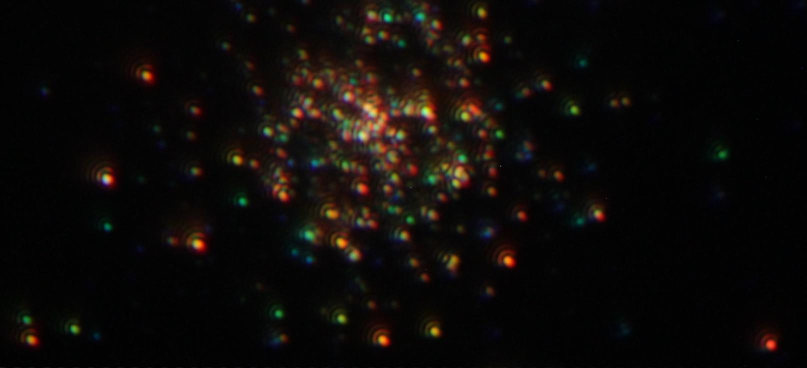
#> input picture Photo/from_user.jpg, 1613 x 736 px (shown at 1/2 size)
$ python comp.py   (older library calls are emulated)
#> lines starting #> are read from the running program, lines starting #| are printed output that depends on the picture; long printed decimals are rounded
#> (reads Photo/tresh_hold.txt from the repository)
### Photo/check.py
import cv2
import sys
import numpy as np
import matplotlib.pyplot as plt
import imageio
import warnings
from sklearn.cluster import KMeans
from matplotlib.colors import LinearSegmentedColormap

warnings.simplefilter("ignore")
a = 1000
b = 500

def detectAndDescribe(image, method=None):
    """
    Compute key points and feature descriptors using an specific method
    """

    assert method is not None, "You need to define a feature detection method. Values are: 'sift', 'surf'"

    # detect and extract features from the image
    if method == 'sift':
        descriptor = cv2.xfeatures2d.SIFT_create()
    elif method == 'surf':
        descriptor = cv2.xfeatures2d.SURF_create()
    elif method == 'brisk':
        descriptor = cv2.BRISK_create()
    elif method == 'orb':
        descriptor = cv2.ORB_create()

    # get keypoints and descriptors
    (kps, features) = descriptor.detectAndCompute(image, None)

    return (kps, features)

def createMatcher(method, crossCheck):
    "Create and return a Matcher Object"

    if method == 'sift' or method == 'surf':
        bf = cv2.BFMatcher(cv2.NORM_L2, crossCheck=crossCheck)
    elif method == 'orb' or method == 'brisk':
        bf = cv2.BFMatcher(cv2.NORM_HAMMING, crossCheck=crossCheck)
    return bf


# [11 lines left out: function matchKeyPointsBF, not called in this run]


def matchKeyPointsKNN(featuresA, featuresB, ratio, method):
    bf = createMatcher(method, crossCheck=False)
    # compute the raw matches and initialize the list of actual matches
    rawMatches = bf.knnMatch(featuresA, featuresB, 2)
    #print("Raw matches (knn):", len(rawMatches))
    matches = []

    # loop over the raw matches
    for m,n in rawMatches:
        # ensure the distance is within a certain ratio of each
        # other (i.e. Lowe's ratio test)
        if m.distance < n.distance * ratio:
            matches.append(m)
    return matches

def getHomography(kpsA, kpsB, featuresA, featuresB, matches, reprojThresh):
    # convert the keypoints to numpy arrays
    kpsA = np.float32([kp.pt for kp in kpsA])
    kpsB = np.float32([kp.pt for kp in kpsB])

    if len(matches) > 4:

        # construct the two sets of points
        ptsA = np.float32([kpsA[m.queryIdx] for m in matches])
        ptsB = np.float32([kpsB[m.trainIdx] for m in matches])

        # estimate the homography between the sets of points
        (H, status) = cv2.findHomography(ptsA, ptsB, cv2.RANSAC,
                                         reprojThresh)

        return (matches, H, status)
    else:
        return None

def read_and_prep(path):  # читаем картинку, решейпим в массив
    global a, b
    img = cv2.imread(path)
    img = cv2.cvtColor(img, cv2.COLOR_BGR2RGB)
    img = cv2.resize(img, (a, b), interpolation=cv2.INTER_AREA)
    img = img.reshape((img.shape[0] * img.shape[1], 3))
    return img


def kmeans(img, clt):  # применяем метод к-средних
    global a, b
    clt.fit(img)
    new_colors = clt.cluster_centers_[clt.predict(img)]
    img_recolored = new_colors.reshape(b, a, 3)
    clrs = list(new_colors)
    imgc = img_recolored.astype('uint8')
    return clrs, imgc, img_recolored


def make_matrix(clrs, imgc):  # создаем матрицу
    colors, cost1 = [], []  # cost1 - костыль, без которого можно обойтись, но пока что код менять лень
    for x1 in clrs:
        x = list(map(int, x1))
        if str(list(x)) not in cost1:
            colors.append(list(x))
            cost1.append(str(list(x)))

    lat = np.empty((b, a), dtype=np.int)
    for i in range(b):
        for j in range(a):
            lat[i, j] = cost1.index(str(list(imgc[i, j])))
    return lat, colors


# [11 lines left out: function show_matrix, not called in this run]


def calc_sim_index(result):  # считаем индекс сходства (на вход получаем массив матриц, выводим массив индексов)
    all_indexes = []
    for i in range(len(result) - 1):
        for j in range(i + 1, len(result)):
            X, Y = result[i], result[j]
            res = [[X[i][j] - Y[i][j] for j in range(len(X[0]))] for i in range(len(X))]
            res = np.array(res)
            # print(res)
            sim_index = np.count_nonzero(res == 0) / (len(X[0]) * len(X))
            # print(sim_index)
            all_indexes.append(sim_index)
    return all_indexes


def main(a, b, n_clusters, file1, file2):
    clt = KMeans(n_clusters=n_clusters, init='k-means++')
    img = read_and_prep(file1)
    clrs, imgc, img_recolored = kmeans(img, clt)
    lat1, colors1 = make_matrix(clrs, imgc)
    img = read_and_prep(file2)
    clrs, imgc, img_recolored = kmeans(img, clt)
    lat2, colors2 = make_matrix(clrs, imgc)
    return calc_sim_index([lat1, lat2])

cv2.ocl.setUseOpenCL(False)
# select the image id (valid |values 1,2,3, or 4)
feature_extractor = 'brisk' # one of 'sift', 'surf', 'brisk', 'orb'
feature_matching = 'knn'


def check(userlabel, label):
#> called with userlabel = './from_user.jpg', label = './from_base.jpg'
    trainImg = imageio.imread(userlabel)
#> trainImg is the input picture: shape (736, 1613, 3); mean R, G, B 13.3, 10.2, 8
    trainImg_gray = cv2.cvtColor(trainImg, cv2.COLOR_RGB2GRAY)

    queryImg = imageio.imread(label)
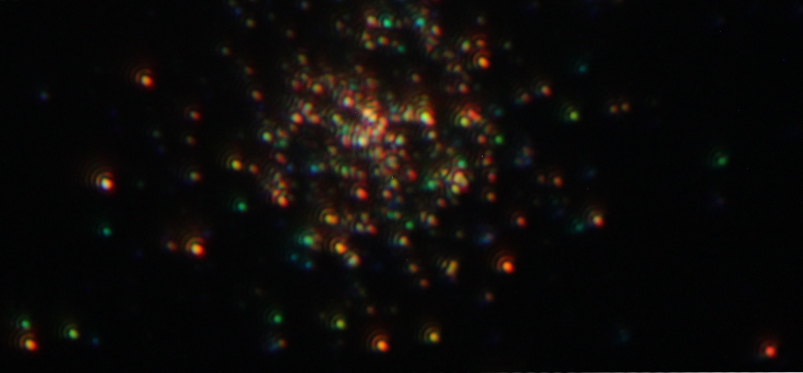
#> input picture Photo/from_base.jpg, 1605 x 746 px (shown at 1/2 size)
#> queryImg is the input picture: shape (746, 1605, 3); mean R, G, B 12.6, 10.2, 8.5
    # Opencv defines the color channel in the order BGR.
    # Transform it to RGB to be compatible to matplotlib
    queryImg_gray = cv2.cvtColor(queryImg, cv2.COLOR_RGB2GRAY)
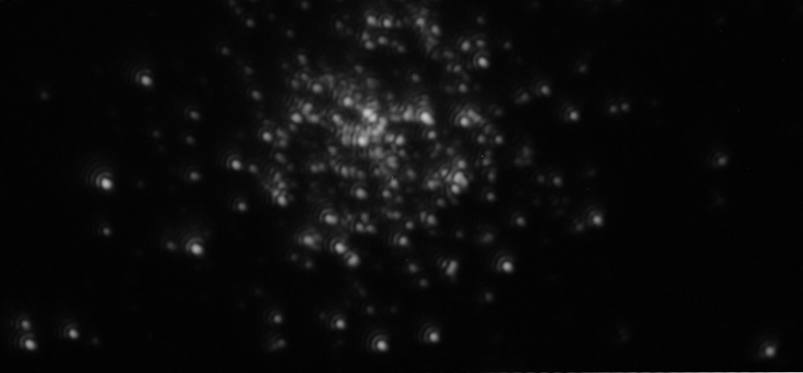
#> queryImg_gray: shape (746, 1605) (shown at 1/2 size); min 0, max 255, mean 10.7


    fig, (ax1, ax2) = plt.subplots(nrows=1, ncols=2, constrained_layout=False, figsize=(16,9))
    ax1.imshow(queryImg, cmap="gray")
    ax1.set_xlabel("", fontsize=14)

    ax2.imshow(trainImg, cmap="gray")
    ax2.set_xlabel("", fontsize=14)

    kpsA, featuresA = detectAndDescribe(trainImg_gray, method=feature_extractor)
#> in detectAndDescribe, `(kps, features) = descriptor.detectAndCompute(image, None)`: kps = 257 keypoints; strongest (x, y, size): (213, 357, 72), (395, 486, 72), (1013, 519, 72), (852, 224, 72)
#> kpsA has the same summary as kps in detectAndDescribe
    kpsB, featuresB = detectAndDescribe(queryImg_gray, method=feature_extractor)
#> in detectAndDescribe (call 2), `(kps, features) = descriptor.detectAndCompute(image, None)`: kps = 210 keypoints; strongest (x, y, size): (212, 367, 72), (392, 497, 72), (851, 236, 72), (1012, 531, 72)
#> kpsB has the same summary as kps in detectAndDescribe

    # display the keypoints and features detected on both images
    fig, (ax1,ax2) = plt.subplots(nrows=1, ncols=2, figsize=(20,8), constrained_layout=False)
    ax1.imshow(cv2.drawKeypoints(trainImg_gray,kpsA,None,color=(0,255,0)))
    ax1.set_xlabel("", fontsize=14)
    ax2.imshow(cv2.drawKeypoints(queryImg_gray,kpsB,None,color=(0,255,0)))
    ax2.set_xlabel("", fontsize=14)
    #print("Using: {} feature matcher".format(feature_matching))

    fig = plt.figure(figsize=(20, 8))

    if feature_matching == 'bf':

        matches = matchKeyPointsBF(featuresA, featuresB, method=feature_extractor)
        img3 = cv2.drawMatches(trainImg, kpsA, queryImg, kpsB, matches[:100],
                               None, flags=cv2.DrawMatchesFlags_NOT_DRAW_SINGLE_POINTS)
    elif feature_matching == 'knn':
        matches = matchKeyPointsKNN(featuresA, featuresB, ratio=0.75, method=feature_extractor)
#> in matchKeyPointsKNN, `rawMatches = bf.knnMatch(featuresA, featuresB, 2)`: rawMatches = 257 matches
#> after the loop in matchKeyPointsKNN, `for m,n in rawMatches:`: matches = 147 matches
#> matches = 147 matches
    #    img3 = cv2.drawMatches(trainImg, kpsA, queryImg, kpsB, np.random.choice(matches, 100),
    #                           None, flags=cv2.DrawMatchesFlags_NOT_DRAW_SINGLE_POINTS)

    M = getHomography(kpsA, kpsB, featuresA, featuresB, matches, reprojThresh=4)
#> in getHomography, `kpsA = np.float32([kp.pt for kp in kpsA])`: kpsA = 257 pairs, first value 146.1 to 1440.2, second value 61.16 to 657
#> in getHomography, `kpsB = np.float32([kp.pt for kp in kpsB])`: kpsB = 210 pairs, first value 197.7 to 1494.6, second value 62.75 to 635.7
#> in getHomography, `ptsA = np.float32([kpsA[m.queryIdx] for m in matches])`: ptsA = 147 pairs, first value 198.2 to 1440.2, second value 91.91 to 623.8
#> in getHomography, `ptsB = np.float32([kpsB[m.trainIdx] for m in matches])`: ptsB = 147 pairs, first value 197.7 to 1441.5, second value 100.8 to 635.7
#> in getHomography, `(H, status) = cv2.findHomography(ptsA, ptsB, cv2.RANSAC, reprojThresh)`: H = [[0.997, -0.00645, 1.03], [0.00209, 0.997, 9], [-1.92e-06, -4.97e-06, 1]]; status = 147 values, max 1 at index 0, min 0 at index 12, mean 0.973
#> M = 3 matches
    if M is None:
        #print("Fake (rot)")
        return 0
    (matches, H, status) = M

    # Apply correction
    width = trainImg.shape[1] + queryImg.shape[1]
#> width = 3218
    height = trainImg.shape[0] + queryImg.shape[0]
#> height = 1482


    result = cv2.warpPerspective(trainImg, H,(queryImg.shape[1], queryImg.shape[0]))
    #result[0:queryImg.shape[0], 0:queryImg.shape[1]] = queryImg

    plt.figure(figsize=(20,10))
    plt.imsave("rot.jpg", result)


    n_clusters = 4
    file1 = "rot.jpg"
    file2 = label
    si = main(a, b, n_clusters, file1, file2)
#> in read_and_prep, `img = cv2.resize(img, (a, b), interpolation=cv2.INTER_AREA)`:
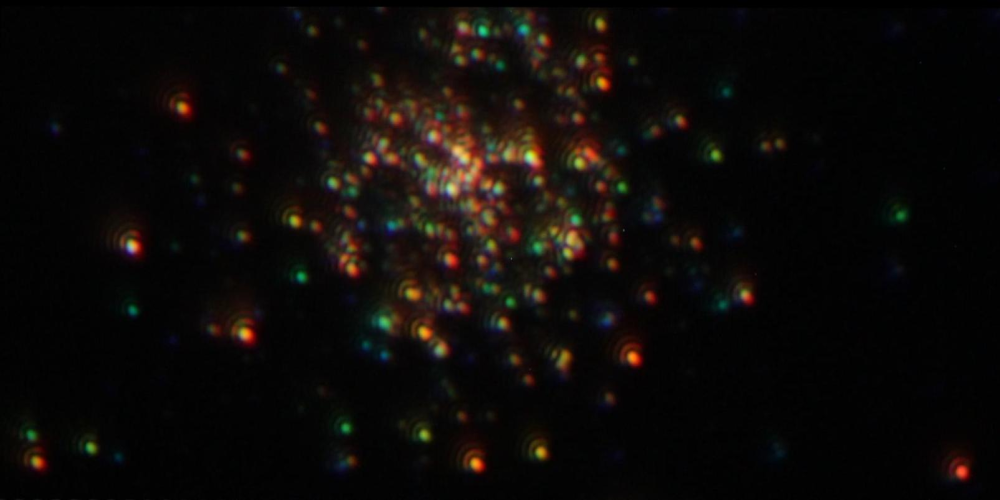
#> img: shape (500, 1000, 3); mean R, G, B 13.2, 10.1, 8
#> in kmeans, `img_recolored = new_colors.reshape(b, a, 3)`:
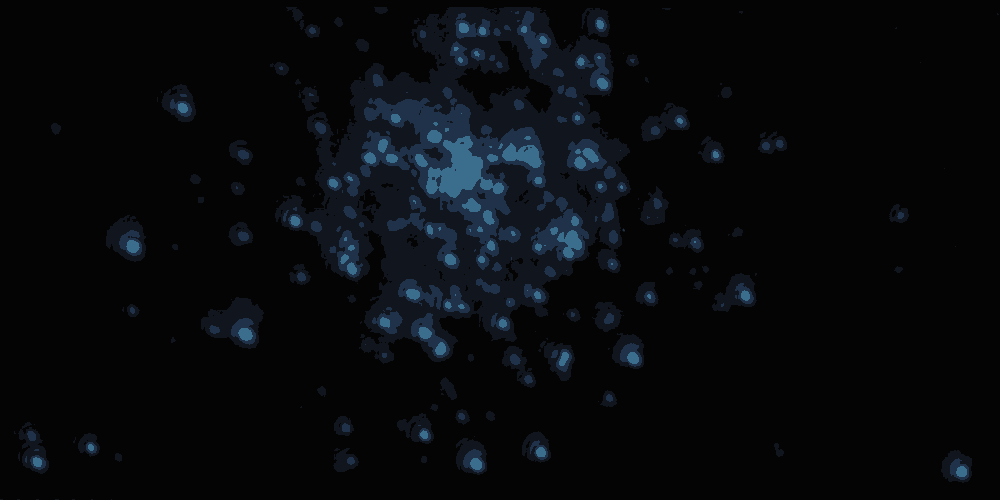
#> img_recolored: shape (500, 1000, 3) float64; mean of channels 0, 1, 2 13.2, 10.1, 8; drawn as B, G, R
#> in kmeans, `clrs = list(new_colors)`: clrs = 500000 items
#> after the loop in make_matrix, `for x1 in clrs:`: colors = [[4, 4, 4], [29, 21, 17], [74, 50, 32], [141, 109, 59]]; cost1 = ['[4, 4, 4]', '[29, 21, 17]', '[74, 50, 32]', '[141, 109, 59]']
#> after the loop in make_matrix, `for i in range(b):`:
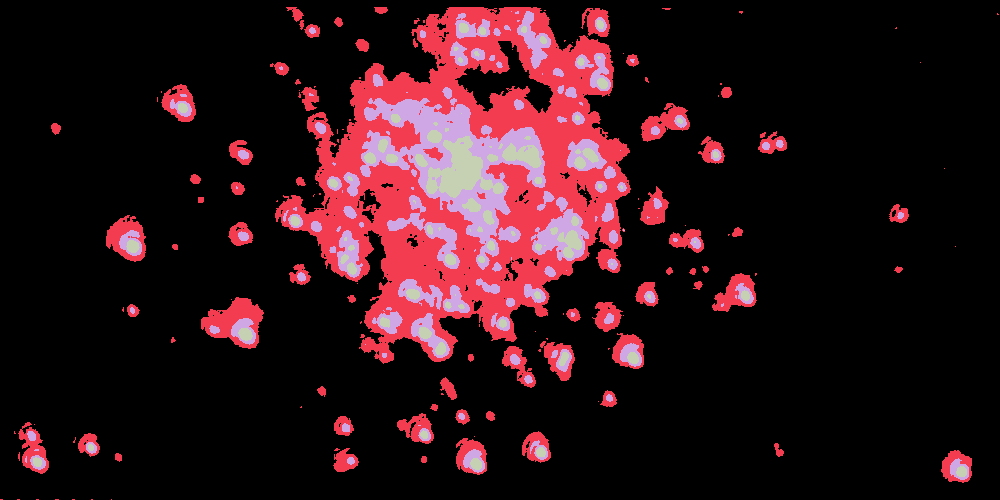
#> lat: shape (500, 1000) int64; 4 distinct labels, from 0 to 3; one colour per label, 0 black
#> in main, `lat1, colors1 = make_matrix(clrs, imgc)`: colors1 has the same summary as colors in make_matrix
#> after the loop in make_matrix (call 2), `for x1 in clrs:`: colors = [[4, 4, 5], [27, 21, 17], [71, 49, 30], [140, 103, 54]]; cost1 = ['[4, 4, 5]', '[27, 21, 17]', '[71, 49, 30]', '[140, 103, 54]']
#> after the loop in make_matrix (call 2), `for i in range(b):`:
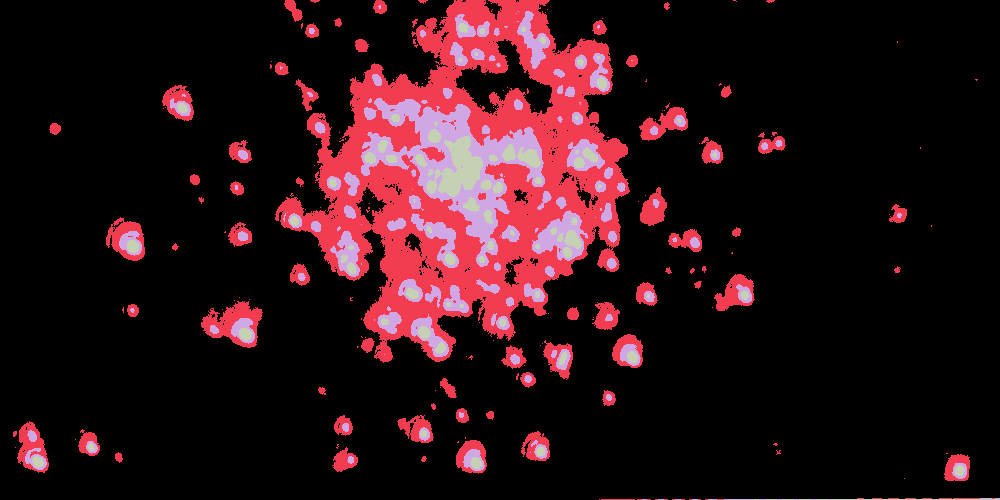
#> lat: shape (500, 1000) int64; 4 distinct labels, from 0 to 3; one colour per label, 0 black
#> in main, `lat2, colors2 = make_matrix(clrs, imgc)`: colors2 has the same summary as colors in make_matrix
#> the loop in calc_sim_index, `for i in range(len(result) - 1):` made 1 pass
#> after the loop in calc_sim_index, `for i in range(len(result) - 1):`: all_indexes = [0.967]
#> si = [0.967]
    return si[0]

### Photo/comp.py
from check import *

f = open("tresh_hold.txt", "r")
th = f.read()
th = float(th)
print(th)
f.close()
si = check("./from_user.jpg", "./from_base.jpg")
#> si = 0.967
if si > th:
    print("Original", si)
#| Original 0.9666
else:
    print("Fake", si)
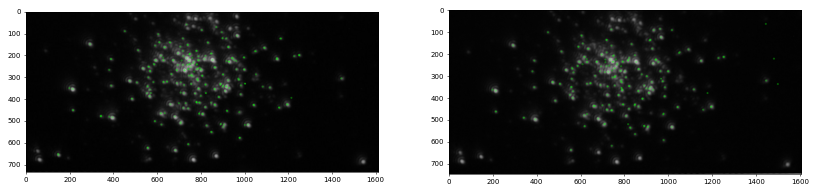
#> figure drawn by matplotlib, 2 panels
